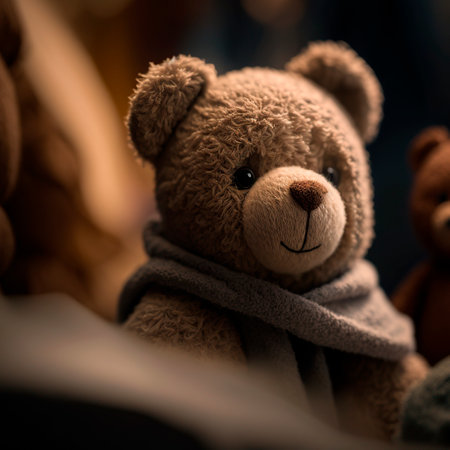
#> input picture Lab-2/teddy.jpg, 450 x 450 px
$ jupyter execute 'Lab-2 (DA-2).ipynb'
#> lines starting #> are read from the running program, lines starting #| are printed output that depends on the picture; after the words box and inside, x2 and y2 are one past the last pixel; in counts of white or black regions, pixels touching at a corner belong together
# LAB ASSESSMENT 2

[cell 1]
import cv2
import numpy as np
import matplotlib.pyplot as plt
import pandas as pd

## QUESTION - 1.  Read a grayscale image and plot its histogram.

[cell 2]
gray_image = cv2.imread('teddy.jpg', cv2.IMREAD_GRAYSCALE)
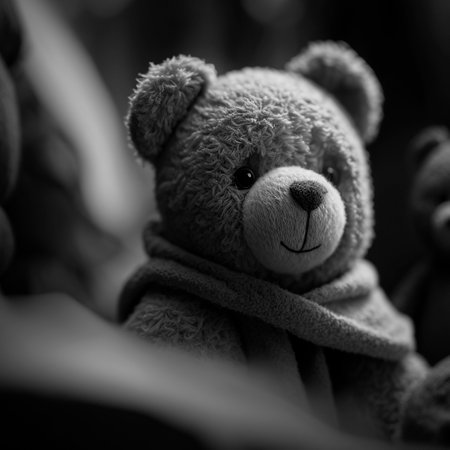
#> gray_image: shape (450, 450); min 0, max 235, mean 56.6
plt.imshow(gray_image, cmap='gray')
print(gray_image.shape)
#| (450, 450)
plt.show()

[cell 3]
plt.figure(figsize=(12, 5))
plt.subplot(1, 3, 1)
histogram = cv2.calcHist([gray_image], [0], None, [256], [0, 256])
#> histogram = 256 values, max 6015 at index 2, min 0 at index 236, mean 791
plt.plot(histogram, color='black')
plt.title('Histogram using cv2')
plt.xlabel('Pixel Intensity')
plt.ylabel('Frequency')
plt.xlim([0,255])

plt.subplot(1, 3, 2)
plt.hist(gray_image.ravel(), 256, [0,256], edgecolor='lightblue')
plt.title('Histogram using plt')
plt.xlabel('Pixel Intensity')
plt.ylabel('Frequency')
plt.xlim([0,255])

plt.subplot(1, 3, 3)
hist,bin = np.histogram(gray_image.ravel(),256,[0,255])
#> hist has the same summary as histogram; bin = 257 values from 0 to 255
plt.bar(bin[:-1], hist, width=1, edgecolor='black')
plt.xlim([0,255])
plt.title('Histogram using numpy')
plt.xlabel('Pixel Intensity')
plt.ylabel('Frequency')

plt.tight_layout()
plt.show()
#> figure, not shown here; panel 1: curve peaks at x = 2, y = 6015; panel 2: tallest bar 6015 high, from x = 2 to 3; panel 3: tallest bar 6015 high, from x = 1.49 to 2.49

##  QUESTION - 2. Read a grayscale image and apply image negative, logarithmic transformation, power law transformation and thresholding.

[cell 4]
#Thresholding => [0< threshold_value >=255]

threshold_value = 100
ret, threshold_image = cv2.threshold(gray_image, threshold_value, 255, cv2.THRESH_BINARY)
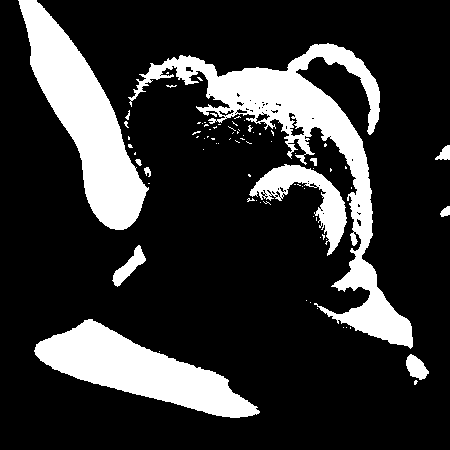
#> threshold_image: shape (450, 450); 20% white; 81 white regions (69 under 20 px), largest, box (x1, y1, x2, y2) and area: (128, 43, 413, 349) 15472, (18, 0, 149, 230) 11305, (34, 319, 260, 418) 9483
#> ret = 100

plt.figure(figsize=(12, 5))

plt.subplot(1, 2, 1)
plt.imshow(gray_image, cmap='gray')
plt.title('Original Image')

plt.subplot(1, 2, 2)
plt.imshow(threshold_image, cmap='gray')
plt.title('Thresholding')

plt.tight_layout()
plt.show()

[cell 5]
#Image Negative => s = L-1-r = 256-1-r = 255-r ; r = input pixel

negative_image = 255 - gray_image

plt.figure(figsize=(12, 5))

plt.subplot(1, 2, 1)
plt.imshow(gray_image, cmap='gray')
plt.title('Original Image')

plt.subplot(1, 2, 2)
plt.imshow(negative_image, cmap='gray')
plt.title('Image Negative')

plt.tight_layout()
plt.show()

[cell 6]
# Logarithmic Transformation => s = c * log(1 + r) ;
# c= constant that scale output intensity , here c = 1

logarithmic_image = np.log1p(gray_image)
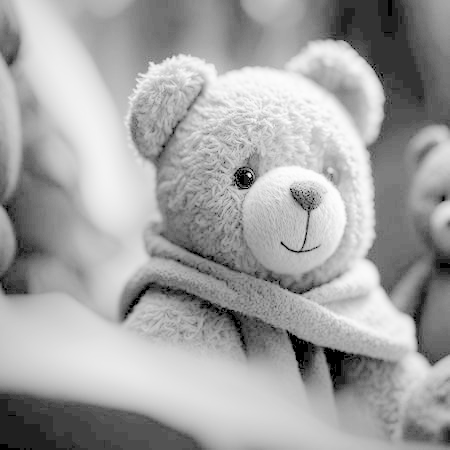
#> logarithmic_image: shape (450, 450) float16; min 0, max 5.46, mean 3.51; drawn with min black and max white

plt.figure(figsize=(12, 5))

plt.subplot(1, 2, 1)
plt.imshow(gray_image, cmap='gray')
plt.title('Original Image')

plt.subplot(1, 2, 2)
plt.imshow(logarithmic_image, cmap='gray')
plt.title('Logarithmic Transformation')

plt.tight_layout()
plt.show()

[cell 7]
# Power Law Transformation (Gamma Correction)
# s = c * 255 * [r/255]^1/y ; c=1 , y=gamma

gamma1 = 0.5
power_law_image1 = np.power(gray_image / 255.0, gamma1) * 255
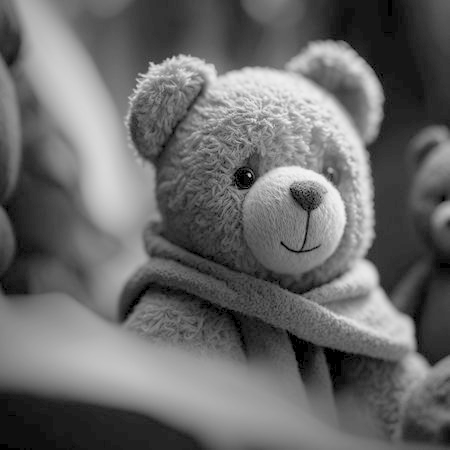
#> power_law_image1: shape (450, 450) float64; min 0, max 244.8, mean 106.3

gamma2 = 2.5
power_law_image2 = np.power(gray_image / 255.0, gamma2) * 255
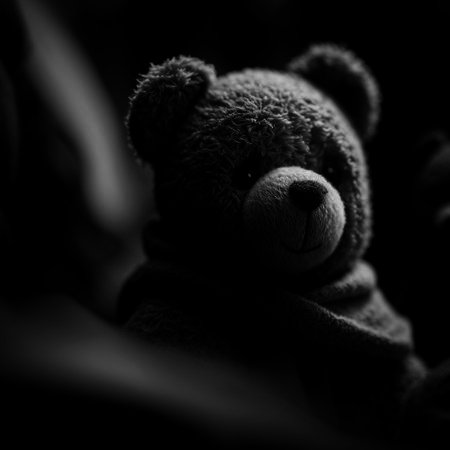
#> power_law_image2: shape (450, 450) float64; min 0, max 207.9, mean 16.3

plt.figure(figsize=(12, 8))

plt.subplot(1, 3, 1)
plt.imshow(gray_image, cmap='gray')
plt.title('Original Image')

plt.subplot(1, 3, 2)
plt.imshow(power_law_image1, cmap='gray')
plt.title('PLT with gamma= 0.5')

plt.subplot(1, 3, 3)
plt.imshow(power_law_image2, cmap='gray')
plt.title('PLT with gamma= 2.5')

plt.tight_layout()
plt.show()

## QUESTION - 3. Read a grayscale image and apply contrast stretching.

[cell 8]
#Contrast Stretching => s = (r - r_min) * [(s_max - s_min) / (r_max - r_min)] + s_min

#input and output intensity ranges
r_min = np.min(gray_image)
#> r_min = 0
r_max = np.max(gray_image)
#> r_max = 235
s_min = 0  #random value taken in range 0 to 255
s_max = 255 #random value taken in range 0 to 255

contrast_stretched_image = ((s_max - s_min) * (gray_image - r_min) / (r_max - r_min) + s_min).astype(np.uint8)
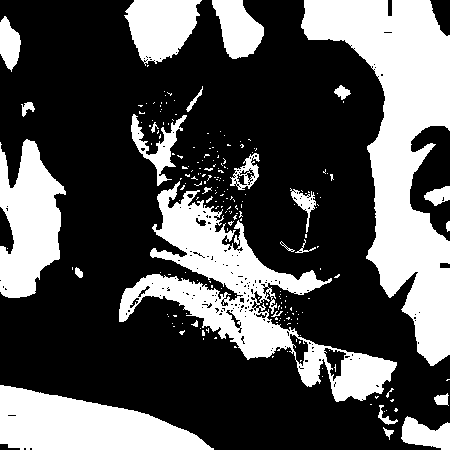
#> contrast_stretched_image: shape (450, 450); values 0 (black) and 1 (white), 32.6% white; 220 white regions (193 under 20 px), largest, box (x1, y1, x2, y2) and area: (301, 0, 450, 366) 23446, (119, 181, 397, 402) 15717, (0, 385, 214, 450) 8819

plt.figure(figsize=(12, 5))

plt.subplot(1, 2, 1)
plt.imshow(gray_image, cmap='gray')
plt.title('Original Image')

plt.subplot(1, 2, 2)
plt.imshow(contrast_stretched_image, cmap='gray')
plt.title('Contrast Stretched Image')

plt.tight_layout()
plt.show()

## QUESTION - 4. Read a grayscale image and apply gray level slicing.

[cell 9]
# Define the range of intensities to enhance
low_intensity = 110  # Define your desired lower intensity threshold
high_intensity = 255  # Define your desired higher intensity threshold

# Define the constant values for the enhanced and suppressed regions
enhanced_value = 255  # Value for the enhanced region
suppressed_value = 0  # Value for the suppressed region

# Apply gray level slicing
gray_level_sliced_image = np.copy(gray_image)
gray_level_sliced_image[(gray_level_sliced_image >= low_intensity) &
                        (gray_level_sliced_image <= high_intensity)] = enhanced_value
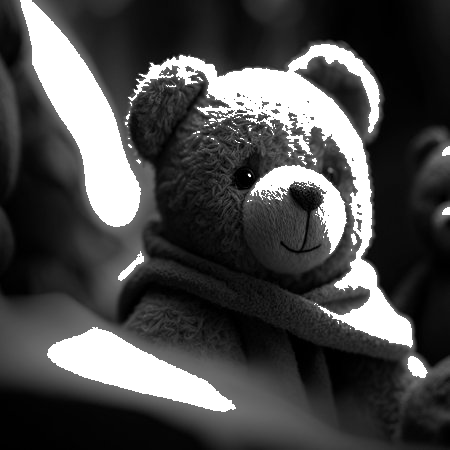
#> gray_level_sliced_image: shape (450, 450); 16.98% of pixels changed, all inside (x1, y1, x2, y2) = (20, 0, 450, 412)
gray_level_sliced_image[(gray_level_sliced_image < low_intensity) |
                        (gray_level_sliced_image > high_intensity)] = suppressed_value
#> gray_level_sliced_image: shape (450, 450); 17% white; 86 white regions (75 under 20 px), largest, box (x1, y1, x2, y2) and area: (128, 44, 413, 348) 14049, (20, 0, 141, 227) 10180, (47, 327, 236, 412) 6657

# Display the original and gray level sliced images
plt.figure(figsize=(12, 5))

plt.subplot(121), plt.imshow(gray_image, cmap='gray'), plt.title('Original Image')
plt.subplot(122), plt.imshow(gray_level_sliced_image, cmap='gray'),plt.title('Gray Level Sliced Image')

plt.tight_layout()
plt.show()

## QUESTION - 5. Read a grayscale image and apply bit plane slicing.

[cell 10]
# Create subplots for each bit plane slice
plt.figure(figsize=(15, 10))

# Display the original grayscale image
plt.subplot(331), plt.imshow(gray_image, cmap='gray'), plt.title('Original Image')

# Loop through each bit plane and display the corresponding image
for bit_plane in range(8):
    bit_plane_image = (gray_image >> bit_plane) & 1
    plt.subplot(3, 3, bit_plane + 2), plt.imshow(bit_plane_image, cmap='gray')
    plt.title(f'Bit Plane {bit_plane}')
#> this loop made 8 passes
#> pass 1, `bit_plane_image = (gray_image >> bit_plane) & 1`:
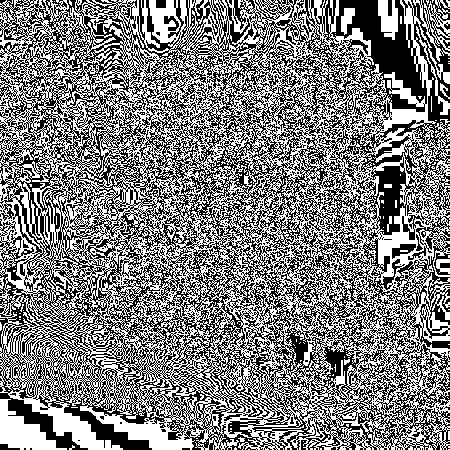
#> bit_plane_image: shape (450, 450); values 0 (black) and 1 (white), 49.8% white in thin lines or dots

plt.tight_layout()
plt.show()
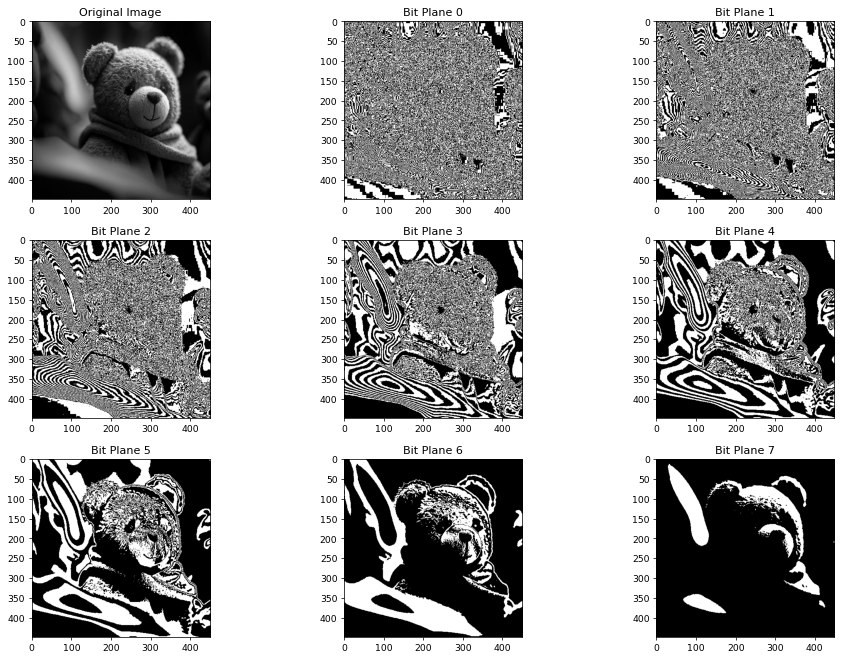
#> figure drawn by matplotlib, 9 panels

## QUESTION - 6. Read a grayscale image and apply histogram equalization

[cell 11]
# Apply histogram equalization using OpenCV
equalized_image = cv2.equalizeHist(gray_image)
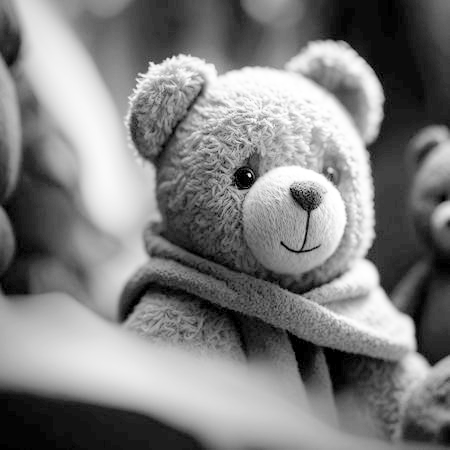
#> equalized_image: shape (450, 450); min 0, max 255, mean 127.8

# Display the original and equalized images
plt.figure(figsize=(10, 6))

plt.subplot(121), plt.imshow(gray_image, cmap='gray'), plt.title('Original Image')
plt.subplot(122), plt.imshow(equalized_image, cmap='gray'), plt.title('Equalized Image')

plt.tight_layout()
plt.show()
